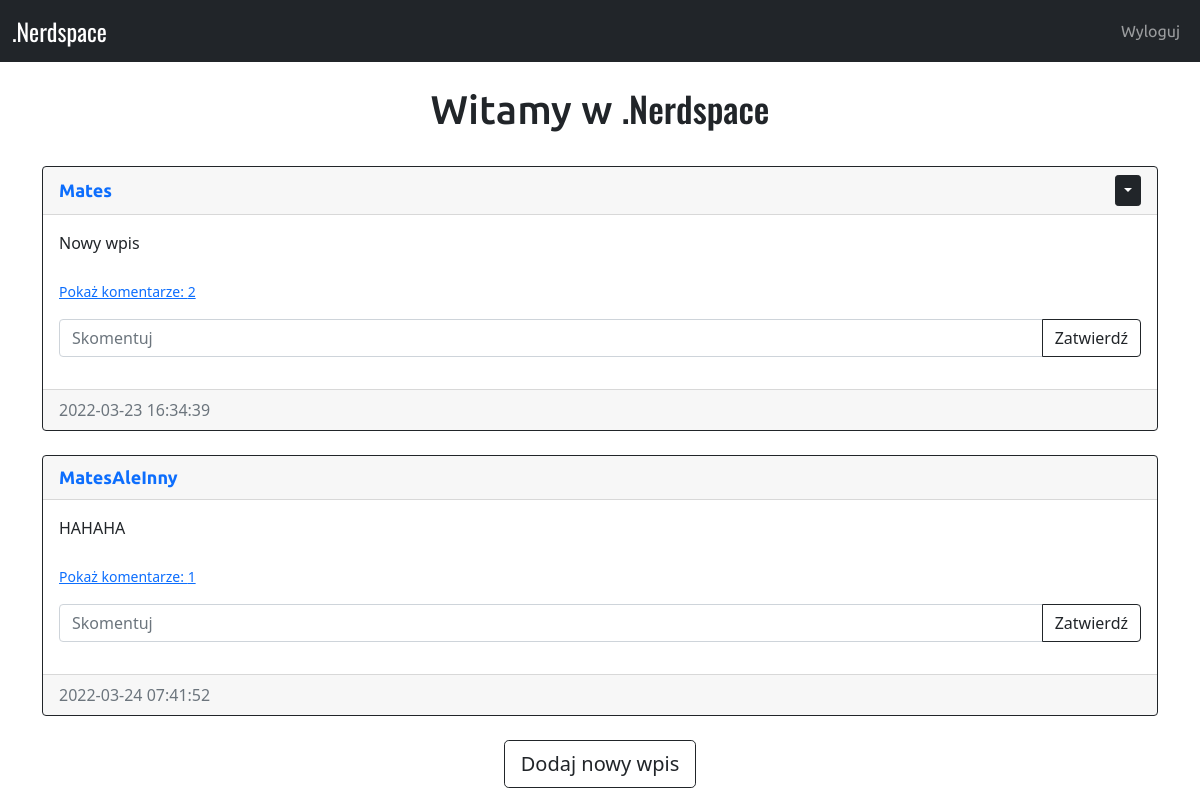
Screenshot of /home (signed in) with the database file from the repository.
### website/models.py (models this page shows)
class Post(db.Model):
    id = db.Column(db.Integer, primary_key=True)
    text = db.Column(db.Text, nullable=False)
    date_created = db.Column(db.DateTime(timezone=True), default=func.now())
    author = db.Column(db.Integer, db.ForeignKey(
        'user.id', ondelete="CASCADE"), nullable=False)
    comments = db.relationship('Comment', backref='post', passive_deletes=True)

class User(db.Model, UserMixin):
    id = db.Column(db.Integer, primary_key=True)
    email = db.Column(db.String(150), unique=True)
    username = db.Column(db.String(150), unique=True)
    password = db.Column(db.String(150))
    date_created = db.Column(db.DateTime(timezone=True), default=func.now())
    posts = db.relationship('Post', backref='user', passive_deletes=True)
    comments = db.relationship('Comment', backref='user', passive_deletes=True)

### website/views.py (the view)
@views.route("/")
@views.route("/home")
@login_required
def home():
    posts = Post.query.all()
    start = time.time()
    graphs['c'].inc()
    time.sleep(0.600)
    end = time.time()
    graphs['h'].observe(end - start)
    return render_template("home.html", user=current_user, posts=posts)

### website/__init__.py (called while the page is built)
def create_app():
    app = Flask(__name__)
    app.config['SECRET_KEY'] = "helloworld"
    app.config['SQLALCHEMY_DATABASE_URI'] = f'sqlite:///{DB_NAME}'
    db.init_app(app)
    from .views import views
    from .auth import auth
    app.register_blueprint(views, url_prefix="/")
    app.register_blueprint(auth, url_prefix="/")
    from .models import User, Post, Comment
    create_database(app)
    login_manager = LoginManager()
    login_manager.login_view = "auth.login"
    login_manager.init_app(app)
    @login_manager.user_loader
    def load_user(id):
        return User.query.get(int(id))
    return app

### website/templates/home.html (shortened to what this page needs)
{% extends "posts_div.html" %}

### website/templates/posts_div.html (shortened to what this page needs)
{% extends "base.html" %}
{% block content %}
    <h1 align="center" style="font-family: Ubuntu;">{% block header %}Witamy w <span style="font-family: Oswald; font-size:35px;">.Nerdspace</span>{% endblock %}</h1>
    <div id="posts">
      <br/>
      {% for post in posts %}
      <div class="card border-dark">
        <div class="card-header d-flex justify-content-between align-items-center">
          <a href="/posts/{{post.user.username}}" style="font-family: Ubuntu;text-decoration: none; font-size: large; font-weight: 600; ">{{post.user.username}}</a>
          {% if user.id == post.author %}
          <div class="btn-group">
            <button
              type="button"
              class="btn btn-sm btn-dark dropdown-toggle"
              data-bs-toggle="dropdown"
            ></button>
          </div>
          {% endif %}
        </div>
        <div class="card-body">
          <div class="card-text">{{post.text}}</div>
          <br/>
          <p class="card-text">
          {% if post.comments|length > 0 %}
          <a data-bs-toggle="collapse" href="#comments-{{post.id}}" role="button">
            <small style="text-decoration: none;">Pokaż komentarze: {{post.comments|length}} </small>
          </a>
          {% else %}
          <small class="text-muted">Brak komentarzy</small>
          {% endif %}
          </p>
          <form class="input-group mb-3" method="POST" action="/create-comment/{{post.id}}">
            <input type="text" id="text" name="text" class="form-control" placeholder="Skomentuj" />
            <button type="submit" class="btn btn-outline-dark">Zatwierdź</button>
          </form>
        </div>
        <div class="card-footer text-muted">{{post.date_created}}</div>
      </div>
      <br/>
      {% endfor %}
    </div>
    {% block footer %}
    <div align="center">
      <a href="/create-post"
        ><button type="button" class="btn btn-outline-dark btn-lg">
          Dodaj nowy wpis
        </button></a
      >
    </div>
    {% endblock %}
    {% endblock %}

### rows the page displays
Post: user.username "Mates", text "Nowy wpis", comments|length "2", date_created "2022-03-23 16:34:39"
Post: user.username "MatesAleInny", text "HAHAHA", comments|length "1", date_created "2022-03-24 07:41:52"
